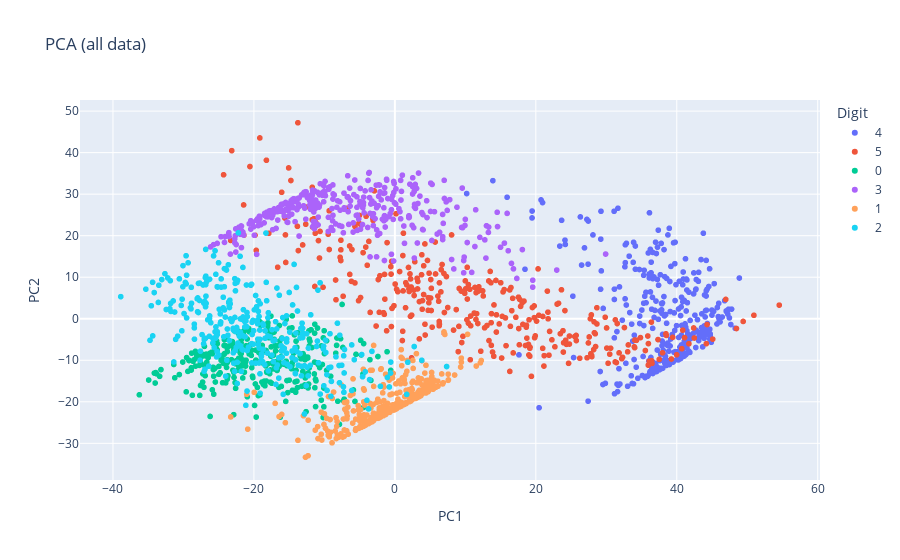

This figure's notebook cell:
### Code cell
# pca
from sklearn.decomposition import PCA
pca = PCA(n_components=2)
y_x = pca.fit_transform(X)
fig = px.scatter(x=y_x[:, 0], y=y_x[:, 1], color=labels.astype(str),
                 title="PCA (all data)",
                 labels={'x': 'PC1', 'y': 'PC2', 'color': 'Digit'})
fig.show()

### Figure 1 — Plotly figure (JSON) as saved in the notebook; plotly's stock layout.template omitted (floating-point values rounded to 4 significant figures; data arrays with more than 128 entries replaced by an {"elided": "..."} marker saying what was removed)
{"data": [{"hovertemplate": "Digit=4<br>PC1=%{x}<br>PC2=%{y}<extra></extra>", "legendgroup": "4", "marker": {"color": "#636efa", "symbol": "circle"}, "mode": "markers", "name": "4", "showlegend": true, "type": "scattergl", "x": {"elided": "319 float values"}, "xaxis": "x", "y": {"elided": "319 float values"}, "yaxis": "y"}, {"hovertemplate": "Digit=5<br>PC1=%{x}<br>PC2=%{y}<extra></extra>", "legendgroup": "5", "marker": {"color": "#EF553B", "symbol": "circle"}, "mode": "markers", "name": "5", "showlegend": true, "type": "scattergl", "x": {"elided": "334 float values"}, "xaxis": "x", "y": {"elided": "334 float values"}, "yaxis": "y"}, {"hovertemplate": "Digit=0<br>PC1=%{x}<br>PC2=%{y}<extra></extra>", "legendgroup": "0", "marker": {"color": "#00cc96", "symbol": "circle"}, "mode": "markers", "name": "0", "showlegend": true, "type": "scattergl", "x": {"elided": "335 float values"}, "xaxis": "x", "y": {"elided": "335 float values"}, "yaxis": "y"}, {"hovertemplate": "Digit=3<br>PC1=%{x}<br>PC2=%{y}<extra></extra>", "legendgroup": "3", "marker": {"color": "#ab63fa", "symbol": "circle"}, "mode": "markers", "name": "3", "showlegend": true, "type": "scattergl", "x": {"elided": "361 float values"}, "xaxis": "x", "y": {"elided": "361 float values"}, "yaxis": "y"}, {"hovertemplate": "Digit=1<br>PC1=%{x}<br>PC2=%{y}<extra></extra>", "legendgroup": "1", "marker": {"color": "#FFA15A", "symbol": "circle"}, "mode": "markers", "name": "1", "showlegend": true, "type": "scattergl", "x": {"elided": "324 float values"}, "xaxis": "x", "y": {"elided": "324 float values"}, "yaxis": "y"}, {"hovertemplate": "Digit=2<br>PC1=%{x}<br>PC2=%{y}<extra></extra>", "legendgroup": "2", "marker": {"color": "#19d3f3", "symbol": "circle"}, "mode": "markers", "name": "2", "showlegend": true, "type": "scattergl", "x": {"elided": "327 float values"}, "xaxis": "x", "y": {"elided": "327 float values"}, "yaxis": "y"}], "layout": {"legend": {"title": {"text": "Digit"}, "tracegroupgap": 0}, "title": {"text": "PCA (all data)"}, "xaxis": {"anchor": "y", "domain": [0, 1], "title": {"text": "PC1"}}, "yaxis": {"anchor": "x", "domain": [0, 1], "title": {"text": "PC2"}}}}
